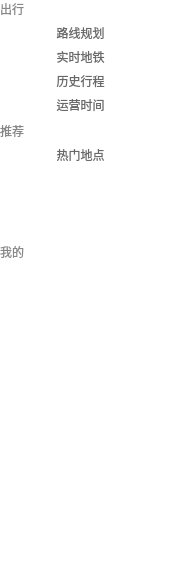
  <widget class="QWidget" name="menuWidget" native="true">
   <property name="geometry">
    <rect>
     <x>30</x>
     <y>70</y>
     <width>171</width>
     <height>571</height>
    </rect>
   </property>
   <property name="styleSheet">
    <string notr="true">background-color: rgba(255, 255, 255, 0);</string>
   </property>
   <widget class="QWidget" name="verticalLayoutWidget">
    <property name="geometry">
     <rect>
      <x>0</x>
      <y>0</y>
      <width>172</width>
      <height>261</height>
     </rect>
    </property>
    <layout class="QVBoxLayout" name="menu">
     <item>
      <widget class="QPushButton" name="travel">
       <property name="layoutDirection">
        <enum>Qt::LeftToRight</enum>
       </property>
       <property name="styleSheet">
        <string notr="true">font: 700 9pt &quot;微软雅黑&quot;;
color: rgb(136, 136, 136);
background:transparent;
border-width:0;
border-style:outset;
text-align : left;</string>
       </property>
       <property name="text">
        <string>出行</string>
       </property>
      </widget>
     </item>
     <item>
      <layout class="QFormLayout" name="formLayout_3">
       <item row="1" column="1">
        <widget class="QPushButton" name="realTime">
         <property name="styleSheet">
          <string notr="true">QPushButton { 
background:transparent;
border-width:0;
border-style:outset;
font: 13pt &quot;微软雅黑&quot;;
color: rgba(0, 0, 0, 150);
 } 

QPushButton:hover { 
background-color: rgba(0,0,0,20);
border-radius: 8px;
}
</string>
         </property>
         <property name="text">
          <string>实时地铁     </string>
         </property>
         <property name="icon">
          <iconset resource="image.qrc">
           <normaloff>:/new/prefix1/image/realTimeIcon.png</normaloff>:/new/prefix1/image/realTimeIcon.png</iconset>
         </property>
         <property name="iconSize">
          <size>
           <width>15</width>
           <height>15</height>
          </size>
         </property>
        </widget>
       </item>
       <item row="2" column="1">
        <widget class="QPushButton" name="historyRoute">
         <property name="styleSheet">
          <string notr="true">QPushButton { 
background:transparent;
border-width:0;
border-style:outset;
font: 13pt &quot;微软雅黑&quot;;
color: rgba(0, 0, 0, 150);
 } 

QPushButton:hover { 
background-color: rgba(0,0,0,20);
border-radius: 8px;
}
</string>
         </property>
         <property name="text">
          <string>历史行程     </string>
         </property>
         <property name="icon">
          <iconset resource="image.qrc">
           <normaloff>:/new/prefix1/image/operationTimeIcon.png</normaloff>:/new/prefix1/image/operationTimeIcon.png</iconset>
         </property>
         <property name="iconSize">
          <size>
           <width>15</width>
           <height>15</height>
          </size>
         </property>
        </widget>
       </item>
       <item row="3" column="1">
        <widget class="QPushButton" name="operationTime">
         <property name="styleSheet">
          <string notr="true">QPushButton { 
background:transparent;
border-width:0;
border-style:outset;
font: 13pt &quot;微软雅黑&quot;;
color: rgba(0, 0, 0, 150);
 } 

QPushButton:hover { 
background-color: rgba(0,0,0,20);
border-radius: 8px;
}
</string>
         </property>
         <property name="text">
          <string>运营时间     </string>
         </property>
         <property name="icon">
          <iconset resource="image.qrc">
           <normaloff>:/new/prefix1/image/historyRouteIcon.png</normaloff>:/new/prefix1/image/historyRouteIcon.png</iconset>
         </property>
         <property name="iconSize">
          <size>
           <width>15</width>
           <height>15</height>
          </size>
         </property>
        </widget>
       </item>
       <item row="0" column="1">
        <widget class="QPushButton" name="routePlanning">
         <property name="styleSheet">
          <string notr="true">QPushButton { 
background:transparent;
border-width:0;
border-style:outset;
font: 13pt &quot;微软雅黑&quot;;
color: rgba(0, 0, 0, 150);
 } 

QPushButton:hover { 
background-color: rgba(0,0,0,20);
border-radius: 8px;
}
</string>
         </property>
         <property name="text">
          <string>路线规划     </string>
         </property>
         <property name="icon">
          <iconset resource="image.qrc">
           <normaloff>:/new/prefix1/image/routePlanningIcon.png</normaloff>:/new/prefix1/image/routePlanningIcon.png</iconset>
         </property>
         <property name="iconSize">
          <size>
           <width>15</width>
           <height>15</height>
          </size>
         </property>
        </widget>
       </item>
      </layout>
     </item>
     <item>
      <widget class="QPushButton" name="recommend">
       <property name="styleSheet">
        <string notr="true">font: 700 9pt &quot;微软雅黑&quot;;
color: rgb(136, 136, 136);
background:transparent;
border-width:0;
border-style:outset;
text-align : left;</string>
       </property>
       <property name="text">
        <string>推荐</string>
       </property>
      </widget>
     </item>
     <item>
      <layout class="QFormLayout" name="formLayout_5">
       <item row="0" column="1">
        <widget class="QPushButton" name="hotPlace">
         <property name="styleSheet">
          <string notr="true">QPushButton { 
background:transparent;
border-width:0;
border-style:outset;
font: 13pt &quot;微软雅黑&quot;;
color: rgba(0, 0, 0, 150);
 } 

QPushButton:hover { 
background-color: rgba(0,0,0,20);
border-radius: 8px;
}
</string>
         </property>
         <property name="text">
          <string>热门地点     </string>
         </property>
         <property name="icon">
          <iconset resource="image.qrc">
           <normaloff>:/new/prefix1/image/hotPlaceIcon.png</normaloff>:/new/prefix1/image/hotPlaceIcon.png</iconset>
         </property>
         <property name="iconSize">
          <size>
           <width>15</width>
           <height>15</height>
          </size>
         </property>
        </widget>
       </item>
      </layout>
     </item>
     <item>
      <widget class="QPushButton" name="person">
       <property name="styleSheet">
        <string notr="true">font: 700 9pt &quot;微软雅黑&quot;;
color: rgb(136, 136, 136);
background:transparent;
border-width:0;
border-style:outset;
text-align : left;</string>
       </property>
       <property name="text">
        <string>我的</string>
       </property>
      </widget>
     </item>
    </layout>
   </widget>
  </widget>
